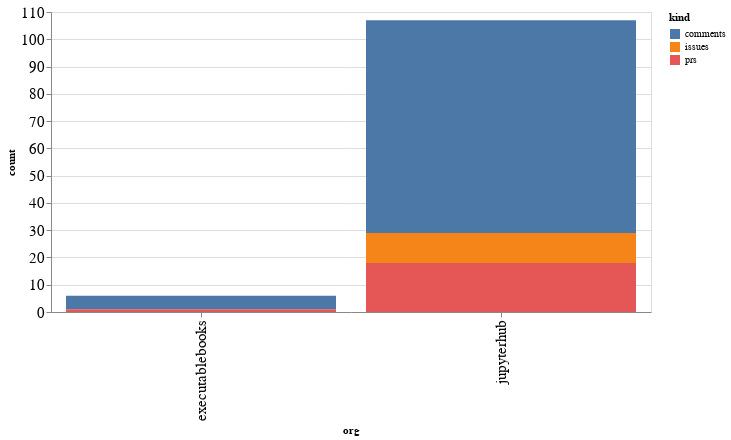

Notebook cell for this chart:
### Code cell
alt.Chart(org_summaries, width=600).mark_bar().encode(
    x='org',
    y='count',
    color='kind',
    tooltip="org"
)

### Figure 1 — Vega-Lite specification as saved in the notebook (floating-point values rounded to 4 significant figures)
{"config": {"axisLeft": {"labelFontSize": 15}, "axisBottom": {"labelFontSize": 15}}, "data": {"name": "data-f756c800624269a05064e0691e4826ba"}, "mark": "bar", "encoding": {"color": {"type": "nominal", "field": "kind"}, "tooltip": {"type": "nominal", "field": "org"}, "x": {"type": "nominal", "field": "org"}, "y": {"type": "quantitative", "field": "count"}}, "width": 600, "$schema": "https://vega.github.io/schema/vega-lite/v4.8.1.json", "datasets": {"data-f756c800624269a05064e0691e4826ba": [{"org": "executablebooks", "kind": "comments", "count": 5}, {"org": "executablebooks", "kind": "prs", "count": 1}, {"org": "jupyterhub", "kind": "comments", "count": 78}, {"org": "jupyterhub", "kind": "issues", "count": 11}, {"org": "jupyterhub", "kind": "prs", "count": 18}]}}
